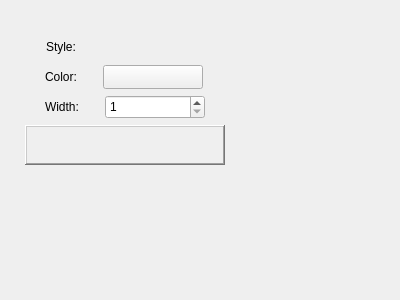
<?xml version="1.0" encoding="UTF-8"?>
<ui version="4.0">
 <class>CustomIndicatorStyleForm</class>
 <widget class="QWidget" name="CustomIndicatorStyleForm">
  <property name="geometry">
   <rect>
    <x>0</x>
    <y>0</y>
    <width>400</width>
    <height>300</height>
   </rect>
  </property>
  <property name="sizePolicy">
   <sizepolicy hsizetype="Fixed" vsizetype="Fixed">
    <horstretch>0</horstretch>
    <verstretch>0</verstretch>
   </sizepolicy>
  </property>
  <property name="minimumSize">
   <size>
    <width>400</width>
    <height>300</height>
   </size>
  </property>
  <property name="maximumSize">
   <size>
    <width>400</width>
    <height>300</height>
   </size>
  </property>
  <property name="windowTitle">
   <string>Form</string>
  </property>
  <layout class="QVBoxLayout" name="verticalLayout_2">
   <item>
    <layout class="QHBoxLayout" name="horizontalLayout">
     <item>
      <layout class="QVBoxLayout" name="verticalLayout">
       <item>
        <layout class="QHBoxLayout" name="horizontalLayout_6">
         <item>
          <widget class="QLabel" name="label">
           <property name="sizePolicy">
            <sizepolicy hsizetype="Fixed" vsizetype="Fixed">
             <horstretch>0</horstretch>
             <verstretch>0</verstretch>
            </sizepolicy>
           </property>
           <property name="frameShape">
            <enum>QFrame::NoFrame</enum>
           </property>
           <property name="frameShadow">
            <enum>QFrame::Plain</enum>
           </property>
           <property name="text">
            <string>Style:</string>
           </property>
          </widget>
         </item>
         <item>
          <widget class="StockxxLineComboBox" name="LineCombobox" native="true">
           <property name="sizePolicy">
            <sizepolicy hsizetype="Fixed" vsizetype="Fixed">
             <horstretch>0</horstretch>
             <verstretch>0</verstretch>
            </sizepolicy>
           </property>
           <property name="minimumSize">
            <size>
             <width>100</width>
             <height>24</height>
            </size>
           </property>
           <property name="maximumSize">
            <size>
             <width>100</width>
             <height>24</height>
            </size>
           </property>
          </widget>
         </item>
        </layout>
       </item>
       <item>
        <layout class="QHBoxLayout" name="horizontalLayout_5">
         <item>
          <widget class="QLabel" name="label_2">
           <property name="sizePolicy">
            <sizepolicy hsizetype="Fixed" vsizetype="Fixed">
             <horstretch>0</horstretch>
             <verstretch>0</verstretch>
            </sizepolicy>
           </property>
           <property name="text">
            <string>Color:</string>
           </property>
          </widget>
         </item>
         <item>
          <widget class="QPushButton" name="pushButton">
           <property name="minimumSize">
            <size>
             <width>100</width>
             <height>16</height>
            </size>
           </property>
           <property name="maximumSize">
            <size>
             <width>100</width>
             <height>24</height>
            </size>
           </property>
           <property name="text">
            <string/>
           </property>
          </widget>
         </item>
        </layout>
       </item>
       <item>
        <layout class="QHBoxLayout" name="horizontalLayout_4">
         <item>
          <widget class="QLabel" name="label_3">
           <property name="sizePolicy">
            <sizepolicy hsizetype="Fixed" vsizetype="Fixed">
             <horstretch>0</horstretch>
             <verstretch>0</verstretch>
            </sizepolicy>
           </property>
           <property name="text">
            <string>Width:</string>
           </property>
          </widget>
         </item>
         <item>
          <widget class="QSpinBox" name="spinBox">
           <property name="maximumSize">
            <size>
             <width>100</width>
             <height>24</height>
            </size>
           </property>
           <property name="minimum">
            <number>1</number>
           </property>
           <property name="maximum">
            <number>5</number>
           </property>
          </widget>
         </item>
        </layout>
       </item>
       <item>
        <layout class="QHBoxLayout" name="horizontalLayout_3">
         <property name="spacing">
          <number>0</number>
         </property>
         <property name="sizeConstraint">
          <enum>QLayout::SetFixedSize</enum>
         </property>
         <item>
          <widget class="LineSampleFrame" name="LineSample">
           <property name="sizePolicy">
            <sizepolicy hsizetype="Fixed" vsizetype="Fixed">
             <horstretch>0</horstretch>
             <verstretch>0</verstretch>
            </sizepolicy>
           </property>
           <property name="maximumSize">
            <size>
             <width>200</width>
             <height>40</height>
            </size>
           </property>
           <property name="frameShape">
            <enum>QFrame::WinPanel</enum>
           </property>
           <property name="frameShadow">
            <enum>QFrame::Raised</enum>
           </property>
           <property name="lineWidth">
            <number>3</number>
           </property>
           <property name="midLineWidth">
            <number>3</number>
           </property>
          </widget>
         </item>
        </layout>
       </item>
      </layout>
     </item>
     <item>
      <spacer name="horizontalSpacer">
       <property name="orientation">
        <enum>Qt::Horizontal</enum>
       </property>
       <property name="sizeType">
        <enum>QSizePolicy::Fixed</enum>
       </property>
       <property name="sizeHint" stdset="0">
        <size>
         <width>150</width>
         <height>20</height>
        </size>
       </property>
      </spacer>
     </item>
    </layout>
   </item>
   <item>
    <spacer name="verticalSpacer">
     <property name="orientation">
      <enum>Qt::Vertical</enum>
     </property>
     <property name="sizeType">
      <enum>QSizePolicy::Fixed</enum>
     </property>
     <property name="sizeHint" stdset="0">
      <size>
       <width>20</width>
       <height>100</height>
      </size>
     </property>
    </spacer>
   </item>
  </layout>
 </widget>
 <customwidgets>
  <customwidget>
   <class>StockxxLineComboBox</class>
   <extends>QWidget</extends>
   <header>stockxxlinecombobox.h</header>
   <container>1</container>
  </customwidget>
  <customwidget>
   <class>LineSampleFrame</class>
   <extends>QFrame</extends>
   <header>linesampleframe.h</header>
   <container>1</container>
  </customwidget>
 </customwidgets>
 <resources/>
 <connections/>
</ui>
